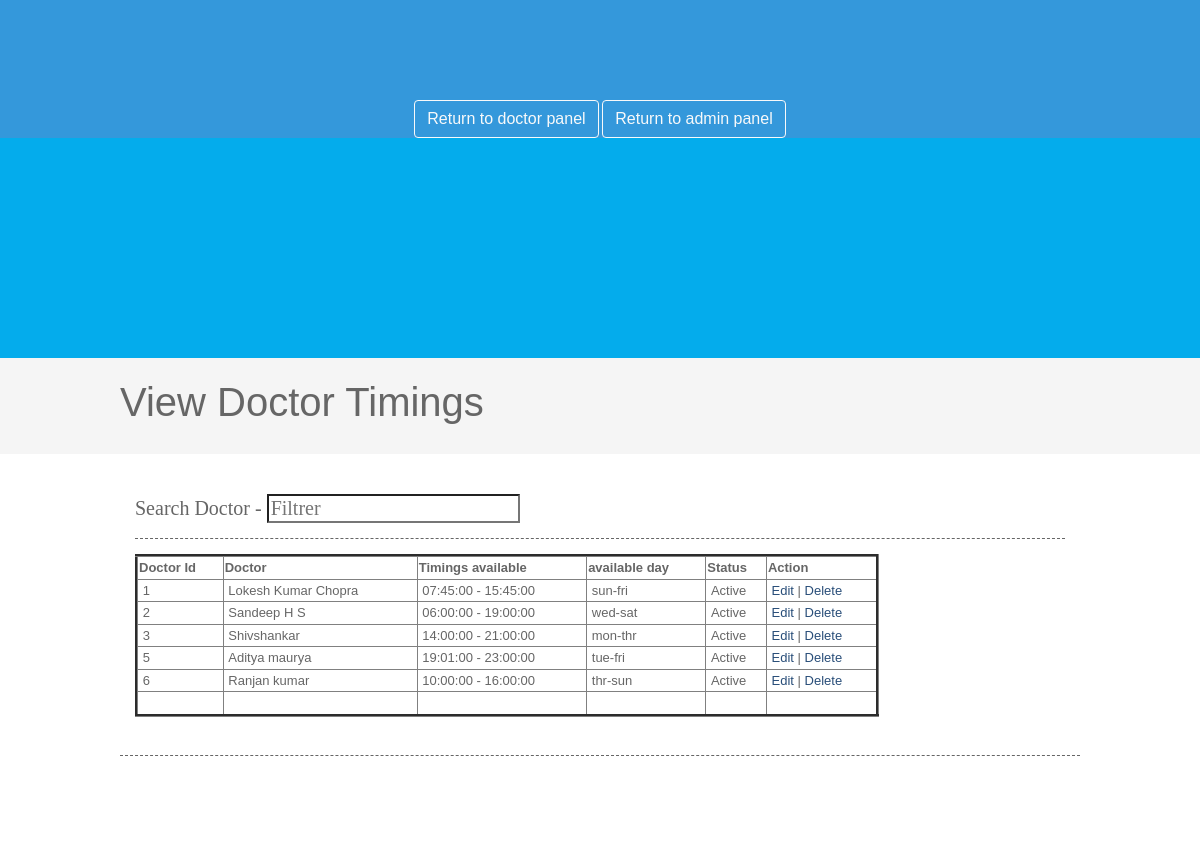
The page /viewdoctortimings.php on the database its author committed.
### tables this page shows
CREATE TABLE IF NOT EXISTS `doctor_timings` (
  `doctor_timings_id` int(10) NOT NULL AUTO_INCREMENT,
  `doctorid` int(10) NOT NULL,
  `start_time` time NOT NULL,
  `end_time` time NOT NULL,
  `available_day` varchar(15) NOT NULL,
  `status` varchar(10) NOT NULL,
  PRIMARY KEY (`doctor_timings_id`),
  UNIQUE KEY `doctor_timings_id` (`doctor_timings_id`)
);

CREATE TABLE IF NOT EXISTS `doctor` (
  `doctorid` int(10) NOT NULL AUTO_INCREMENT,
  `doctorname` varchar(50) NOT NULL,
  `mobileno` varchar(15) NOT NULL,
  `departmentid` int(10) NOT NULL,
  `loginid` varchar(25) NOT NULL,
  `password` varchar(25) NOT NULL,
  `education` varchar(25) NOT NULL,
  `experience` float NOT NULL,
  `consultancy_charge` float NOT NULL,
  `status` varchar(10) NOT NULL,
  PRIMARY KEY (`doctorid`),
  UNIQUE KEY `doctorid` (`doctorid`)
);

### viewdoctortimings.php (the view, shortened to what this page needs)
<!DOCTYPE html>
<html lang="en">
  <head>
    <link rel="stylesheet" href="https://maxcdn.bootstrapcdn.com/bootstrap/4.0.0-beta/css/bootstrap.min.css">
  </head>
  <body style="background-color:#3498DB;color:white;padding-top:100px;text-align:center;">
    <a href="doctor-panel.php" class="btn btn-outline-light">Return to doctor panel</a>
    <a href="admin-panel.php" class="btn btn-outline-light">Return to admin panel</a>
  </body>
</html>
<?php
include("headers.php");
include("func.php");
?>
<center>
<div class="wrapper col2">
  <div id="breadcrumb">
    <ul>
      <li class="first"><h1>View Doctor Timings</h1></li>
	</ul>
  </div>
</div>
<div class="wrapper col4">
  <div id="container">
<section class="container">
<h2>Search Doctor - <input type="search" class="light-table-filter" data-table="order-table" placeholder="Filtrer" /></h2>
	<table class="order-table" style="width:80%;" border="3">
      <thead>
        <tr>
        <th>Doctor Id</th>
          <th>Doctor</th>
          <th>Timings available</th>
          <th> available day</th>
          <th>Status</th>
          <th>Action</th>
        </tr>
        <tbody>
          <?php
		$sql ="SELECT * FROM doctor_timings";
		$qsql = mysqli_query($con,$sql);
		while($rs = mysqli_fetch_array($qsql))
		{
			$sqldoctor = "SELECT * FROM doctor WHERE doctorid='$rs[doctorid]'";
			$qsqldoctor = mysqli_query($con,$sqldoctor);
			$rsdoctor = mysqli_fetch_array($qsqldoctor);
        echo "<tr>
        <td>&nbsp;$rs[doctorid]</td>
          <td>&nbsp;$rsdoctor[doctorname]</td>
          <td>&nbsp;$rs[start_time] - $rs[end_time]</td>
          <td>&nbsp;$rs[available_day]</td>
          <td>&nbsp;$rs[status]</td>
          <td>&nbsp;<a href='doctortimings.php?editid=$rs[doctor_timings_id]'>Edit</a> | <a href='viewdoctortimings.php?delid=$rs[doctor_timings_id]'>Delete</a> </td>
        </tr>";
		}
		?>
        <tr>
    <td>&nbsp;</td>
    <td>&nbsp;</td>
    <td>&nbsp;</td>
    <td>&nbsp;</td>
    <td>&nbsp;</td>
    <td>&nbsp;</td>
    </tr>
</tbody>
</table>
</section>
<h1>&nbsp;</h1>
<p>&nbsp;</p>
</div>
</div>
</center>

### layout.css (style rules this page uses)
html { overflow-y:scroll; }
body { margin:0; padding:0; font-size:13px; font-family:verdana, Arial, Helvetica, sans-serif; color:#FFFFFF; background-color:#4F473A; }
a { outline:none; text-decoration:none; }
div.wrapper { display:block; width:100%; margin:0; text-align:left; }
.col2 { color:#666666; background-color:#F5F5F5; }
.col3, .col4 { color:#666666; background-color:#FFFFFF; }
#head, #gallery, #breadcrumb, #container, #footer { display:block; position:relative; width:960px; margin:0 auto; }
#breadcrumb { padding:20px 0; }
#breadcrumb ul { margin:0; padding:0; list-style:none; }
#breadcrumb ul li { display:inline; }
#breadcrumb ul li.first { font-weight:bold; }
#container { padding:40px 0; }
#container h1, #container h2, #container h3, #container h4, #container h5, #container h6 { margin:0 0 15px 0; padding:0 0 15px 0; line-height:normal; font-weight:normal; font-size:20px; font-family:Georgia, "Times New Roman", Times, serif; border-bottom:1px dashed #666666; }
#container a { color:#294E79; background-color:#FFFFFF; }

### rows shown on the page
doctor_timings: doctorid "1", doctorid.doctorname "Lokesh Kumar Chopra", start_time "07:45:00", end_time "15:45:00", available_day "sun-fri", status "Active"
doctor_timings: doctorid "2", doctorid.doctorname "Sandeep H S", start_time "06:00:00", end_time "19:00:00", available_day "wed-sat", status "Active"
doctor_timings: doctorid "3", doctorid.doctorname "Shivshankar", start_time "14:00:00", end_time "21:00:00", available_day "mon-thr", status "Active"
doctor_timings: doctorid "5", doctorid.doctorname "Aditya maurya", start_time "19:01:00", end_time "23:00:00", available_day "tue-fri", status "Active"
doctor_timings: doctorid "6", doctorid.doctorname "Ranjan kumar", start_time "10:00:00", end_time "16:00:00", available_day "thr-sun", status "Active"
